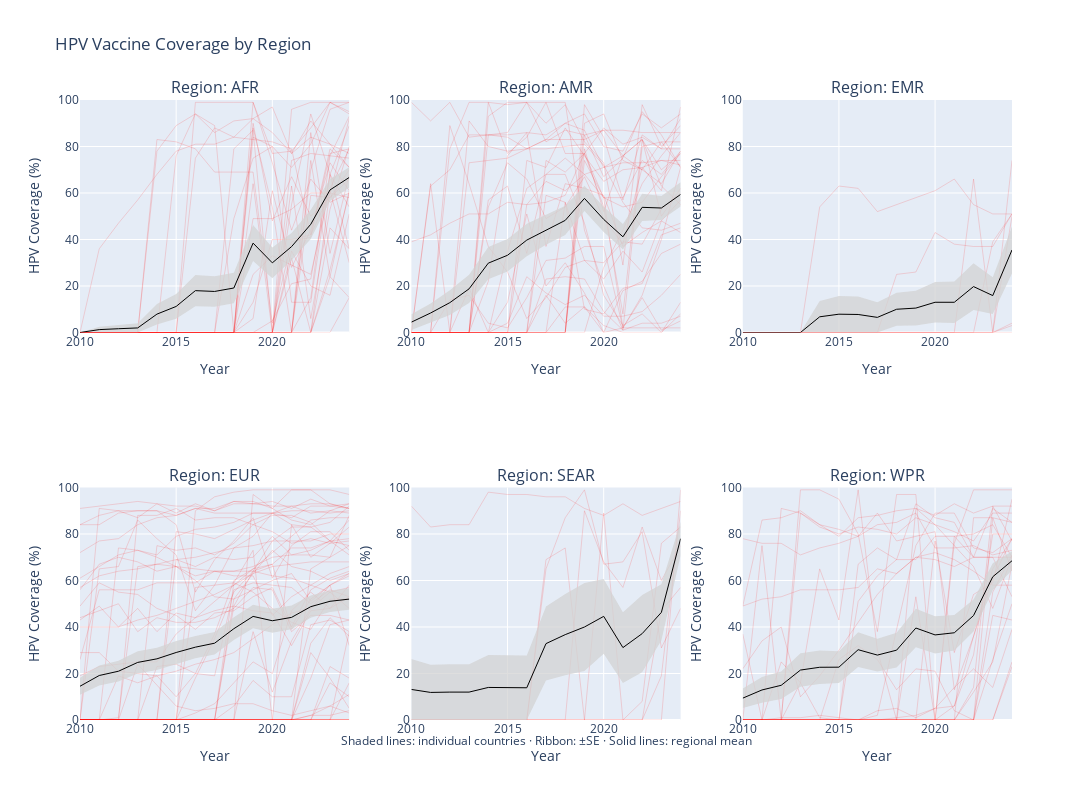

The cell this chart's notebook holds for it:
### Code cell
# Create subplots
fig = make_subplots(rows=2, cols=3, subplot_titles=[f"Region: {region}" for region in regions])

for idx, region in enumerate(regions):
    row = (idx // 3) + 1
    col = (idx % 3) + 1
    region_data = vax_name[vax_name["REGION"] == region]
    country_data = vax[vax["REGION"] == region]
    
    # Plot individual country lines
    for country in country_data["NAME"].unique():
        country_subset = country_data[country_data["NAME"] == country]
        fig.add_trace(go.Scatter(
            x=country_subset["YEAR"],
            y=country_subset["COVERAGE"],
            mode='lines',
            line=dict(color='red', width=0.5),
            opacity=0.3,
            name=country,
            hovertemplate=f'{country}<br>Year: %{{x}}<br>Coverage: %{{y}}%<extra></extra>',
            showlegend=False
        ), row=row, col=col)
    
    # Ribbon (upper and lower bounds)
    fig.add_trace(go.Scatter(
        x=region_data["YEAR"],
        y=region_data["mean_coverage"] + region_data["se_coverage"],
        mode='lines',
        line=dict(width=0),
        showlegend=False,
        hoverinfo='skip'
    ), row=row, col=col)
    fig.add_trace(go.Scatter(
        x=region_data["YEAR"],
        y=region_data["mean_coverage"] - region_data["se_coverage"],
        mode='lines',
        line=dict(width=0),
        fill='tonexty',
        fillcolor='rgba(211,211,211,0.75)',
        showlegend=False,
        hoverinfo='skip'
    ), row=row, col=col)
    
    # Mean line
    fig.add_trace(go.Scatter(
        x=region_data["YEAR"],
        y=region_data["mean_coverage"],
        mode='lines',
        line=dict(color='black', width=1),
        name='Regional Mean',
        hovertemplate='Regional Mean<br>Year: %{x}<br>Coverage: %{y}%<extra></extra>',
        showlegend=False
    ), row=row, col=col)


# Update layout
fig.update_layout(
    title="HPV Vaccine Coverage by Region",
    height=800,
    width=1200
)
fig.update_xaxes(title_text="Year")
fig.update_yaxes(
    title_text="HPV Coverage (%)",
    range=[0, 100],  # Caps at 100%
    autorange=False,  # Prevents autoscaling beyond this
)
# Add subtitle
fig.add_annotation(
    text="Shaded lines: individual countries · Ribbon: ±SE · Solid lines: regional mean",
    xref="paper", yref="paper",
    x=0.5, y=-0.05,
    showarrow=False,
    font=dict(size=12)
)

fig.show()
